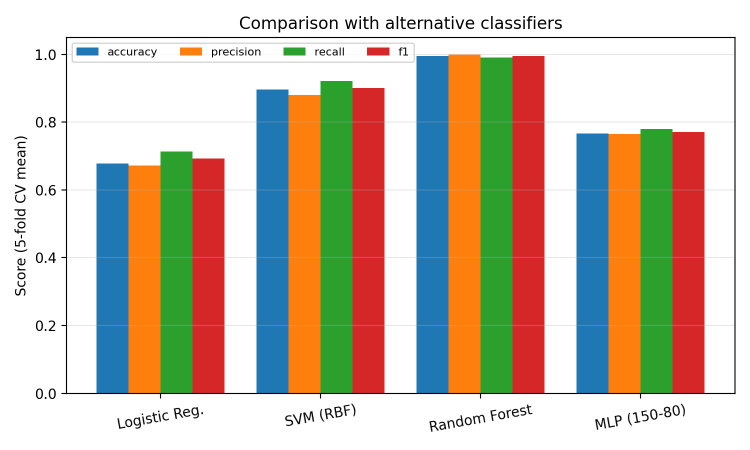
#> input picture assets/fig5_classifier_comparison.png, 1500 x 900 px, found by its file name (shown at 1/2 size)
$ python extract_fig5.py
#> lines starting #> are read from the running program, lines starting #| are printed output that depends on the picture; after the words box and inside, x2 and y2 are one past the last pixel; in counts of white or black regions, pixels touching at a corner belong together
### experiments/_plotting/extract/color_extract.py
"""Generic direct-pixel-color extraction utility (Informe 2 D-11, refined this round: agent-executed
extraction uses this instead of driving WebPlotDigitizer through browser automation -- same
principle, more precise/auditable for code-driven execution. See vectorized/README.md.)

Two building blocks:
  - find_gridline_rows(): locates horizontal gridline pixel-rows inside a plot's axes box, for
    calibrating a pixel-row -> data-value mapping from evenly-spaced ticks (e.g. 0.0..1.0 step 0.2).
  - extract_bar_tops(): for a known bar color, finds each bar's topmost pixel row (=its value)
    by column, clustering contiguous x-columns into individual bars.

Every calibration point used here is documented alongside the extracted CSV in
experiments/_plotting/vectorized/README.md, per the trazabilidad-inversa rule.
"""
from __future__ import annotations

import numpy as np
from PIL import Image


def load_rgb(path: str) -> np.ndarray:
#> called with path = 'assets/fig5_classifier_comparison.png'
    return np.array(Image.open(path).convert("RGB"))


# [16 lines left out: function find_gridline_rows, not called in this run]


def color_mask(arr: np.ndarray, color: tuple[int, int, int], tol: int = 20) -> np.ndarray:
    diff = np.abs(arr.astype(int) - np.array(color).astype(int))
    return (diff.max(axis=2) <= tol)


def extract_bar_tops(arr: np.ndarray, color: tuple[int, int, int], y_baseline: int,
                      x_gap: int = 5, tol: int = 20) -> list[tuple[int, int, int]]:
    """Returns [(x_start, x_end, top_row), ...] for each contiguous bar of `color`, scanning up to
    y_baseline (the pixel row of data value 0)."""
    mask = color_mask(arr[:y_baseline, :, :], color, tol=tol)
    cols_with_color = np.where(mask.any(axis=0))[0]
    if len(cols_with_color) == 0:
        return []
    groups = np.split(cols_with_color, np.where(np.diff(cols_with_color) > x_gap)[0] + 1)
    bars = []
    for g in groups:
        sub = mask[:, g[0]:g[-1] + 1]
        rows_with_color = np.where(sub.any(axis=1))[0]
        top = int(rows_with_color.min())
        bars.append((int(g[0]), int(g[-1]), top))
    return bars


def pixel_to_value(pixel_row: int, gridline_rows: list[int], gridline_values: list[float]) -> float:
    """Linear fit pixel-row -> data value from calibration gridlines."""
    coeffs = np.polyfit(gridline_rows, gridline_values, 1)
    return float(np.polyval(coeffs, pixel_row))

### experiments/_plotting/extract/extract_fig5.py
"""Vectorizes assets/fig5_classifier_comparison.png -> experiments/_plotting/vectorized/classifier_fig5.csv

Calibration (documented per Informe 2's trazabilidad-inversa rule):
  - Axes box found via near-black spine pixels: top spine row~74.5 (=value 1.0), bottom spine
    row~786.5 (=value 0.0), left spine col~132.5, right spine col~1469.5. ylim is exactly [0,1] so
    spine rows double as the calibration points (no separate gridline detection needed).
  - Legend box (color swatches for accuracy/precision/recall/f1, same tab10 colors as the bars)
    blanked out at arr[74:140, 133:850] before bar detection, to avoid the legend swatches being
    misread as a 5th "bar" per color.
  - Bar colors: matplotlib tab10 blue/orange/green/red, tol=25.
"""
from __future__ import annotations

import os
import sys

import pandas as pd

sys.path.insert(0, os.path.dirname(os.path.abspath(__file__)))
from color_extract import load_rgb, extract_bar_tops, pixel_to_value  # noqa: E402

COLORS = {"accuracy": (31, 119, 180), "precision": (255, 127, 14),
          "recall": (44, 160, 44), "f1": (214, 39, 40)}
CLASSIFIERS = ["Logistic Reg.", "SVM (RBF)", "Random Forest", "MLP (150-80)"]
Y0_PIXEL, Y1_PIXEL = 786.5, 74.5  # value 0.0, 1.0


def extract(image_path: str) -> pd.DataFrame:
    arr = load_rgb(image_path).copy()
    arr[74:140, 133:850] = 255  # blank legend box
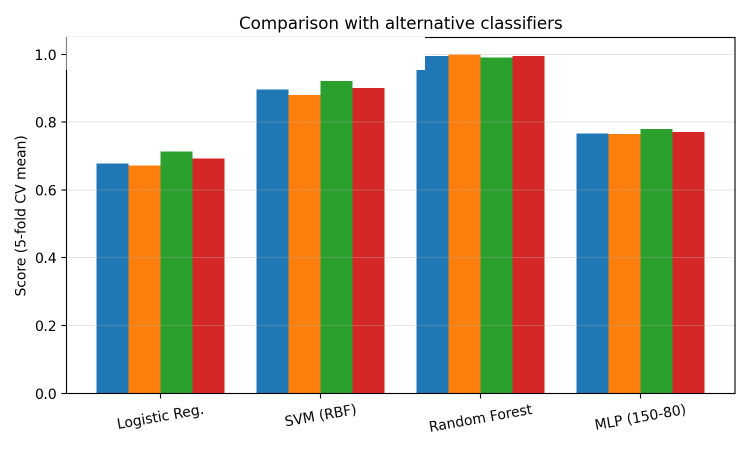
#> arr: shape (900, 1500, 3) (shown at 1/2 size); mean R, G, B 199.9, 189.5, 171.5
    rows = []
    for metric, color in COLORS.items():
        bars = extract_bar_tops(arr, color, y_baseline=787, x_gap=3, tol=25)
        bars = sorted(bars, key=lambda b: b[0])
        assert len(bars) == 4, f"expected 4 bars for {metric}, got {len(bars)}"
        for classifier, (x0, x1, top) in zip(CLASSIFIERS, bars):
            value = pixel_to_value(top, [Y0_PIXEL, Y1_PIXEL], [0.0, 1.0])
            rows.append({"classifier": classifier, "metric": metric, "value": round(value, 4)})
#> this loop made 4 passes
#> pass 1, in color_mask, `diff = np.abs(arr.astype(int) - np.array(color).astype(int))`:
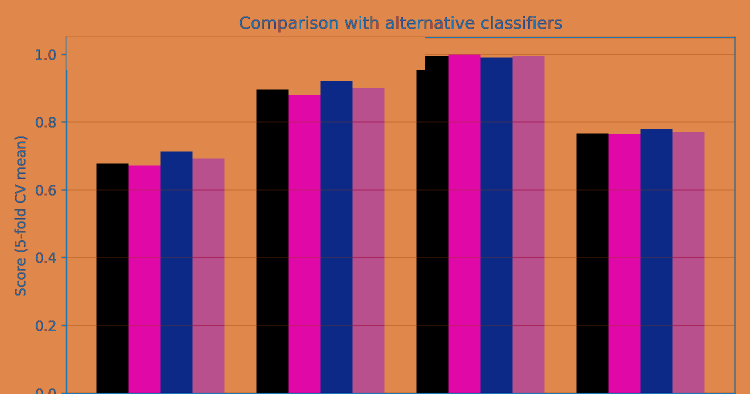
#> diff: shape (787, 1500, 3) int64 (shown at 1/2 size); mean of channels 0, 1, 2 162.8, 84.3, 93; drawn as R, G, B
#> pass 1, in extract_bar_tops, `mask = color_mask(arr[:y_baseline, :, :], color, tol=tol)`:
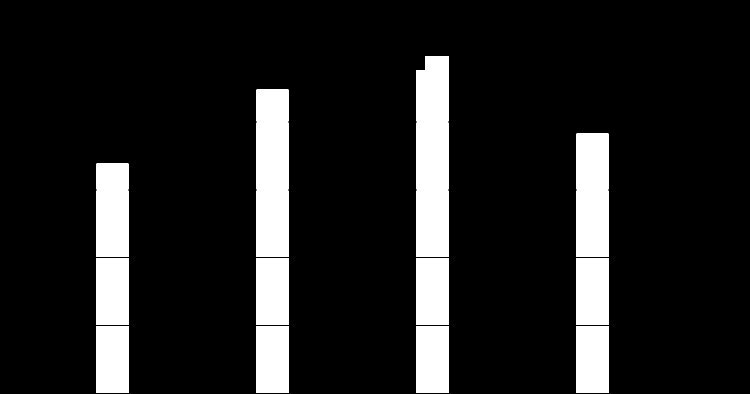
#> mask: shape (787, 1500) bool (shown at 1/2 size); 12.1% white; 18 white regions, largest, box (x1, y1, x2, y2) and area: (513, 245, 577, 379) 8576, (833, 245, 897, 379) 8576, (193, 516, 257, 650) 8576
#> pass 2, in color_mask (call 2), `diff = np.abs(arr.astype(int) - np.array(color).astype(int))`:
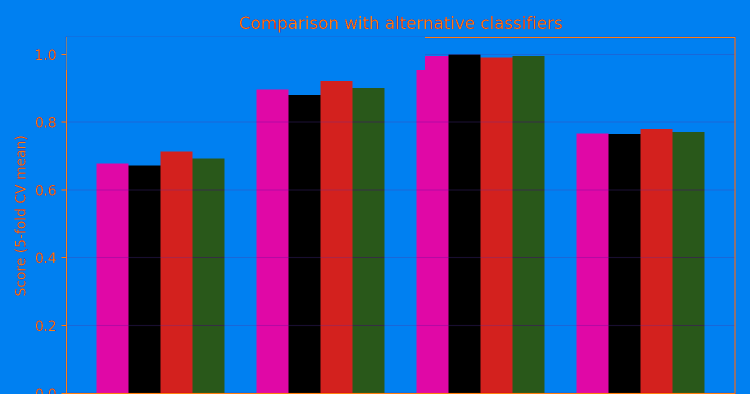
#> diff: shape (787, 1500, 3) int64 (shown at 1/2 size); mean of channels 0, 1, 2 61.7, 80.4, 147; drawn as R, G, B
#> pass 2, in extract_bar_tops (call 2), `mask = color_mask(arr[:y_baseline, :, :], color, tol=tol)`:
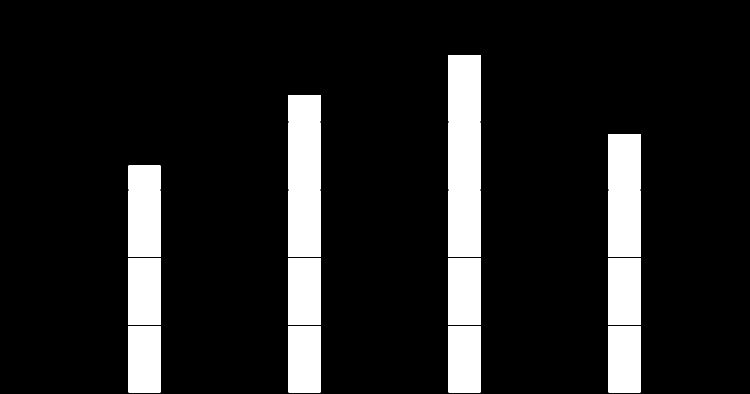
#> mask: shape (787, 1500) bool (shown at 1/2 size); 12% white; 18 white regions, largest, box (x1, y1, x2, y2) and area: (577, 245, 641, 379) 8576, (897, 245, 961, 379) 8576, (257, 516, 321, 650) 8576
#> after the loop, rows = 16 items
    return pd.DataFrame(rows)


if __name__ == "__main__":
    df = extract("assets/fig5_classifier_comparison.png")
#> df = table of 16 rows and 3 columns
    out = "experiments/_plotting/vectorized/classifier_fig5.csv"
    df.to_csv(out, index=False)
    print(df.pivot(index="classifier", columns="metric", values="value").to_string())
#| metric         accuracy      f1  precision  recall
#| classifier
#| Logistic Reg.    0.6454  0.6594     0.6397  0.6791
#| MLP (150-80)     0.7296  0.7338     0.7282  0.7423
#| Random Forest    0.9473  0.9473     0.9501  0.9431
#| SVM (RBF)        0.8532  0.8574     0.8378  0.8771
    print(f"Wrote {out}")
